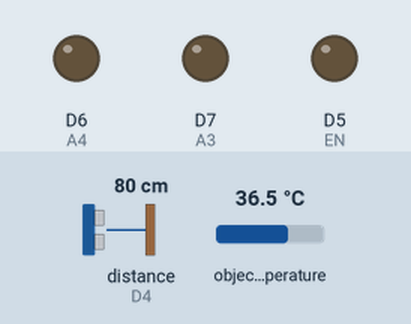
A sketch run on a simulated ESP8266 (NodeMCU). Shown: output pins drawn as LEDs (lit = HIGH). Wiring (inferred from the names in the program): ultrasonic range finder: trigger D3; echo D4. The inputs (shaded band) are chosen by the test bench; at power-on: distance to the obstacle (sensor on D4) 80 cm, object temperature 36.5 °C. The echo pulse lasts 58.3 µs per cm; WiFi joins after 1.5 s; servers stay silent unless stated; uploads are accepted with an empty reply; pins used as bus, display or sensor lines are not drawn; what the sketch prints to the serial monitor is not drawn.

Above: at 3.2 s.
3.3 s: distance to the obstacle (sensor on D4) set to 2 cm
8.7 s: object temperature set to 35.9 °C
13.6 s: object temperature set to 35 °C
At 18.2 s:
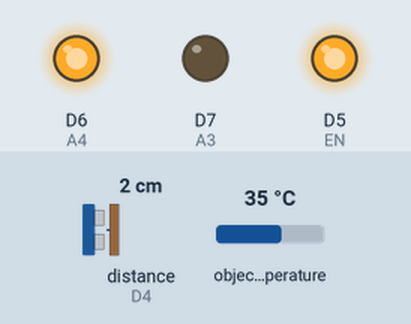
At 24.0 s:
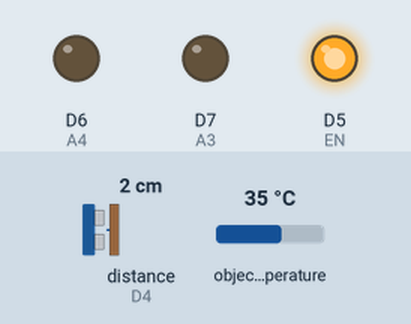
Timing chart, 0 to 72.3 s (numbered marks = the images above; inputs shaded):
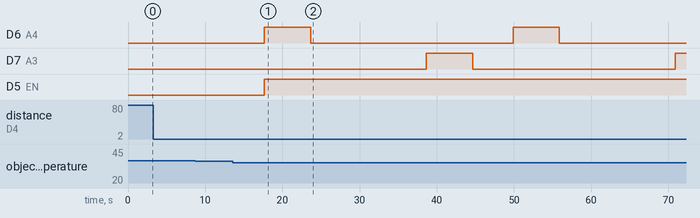

The sketch:

pintu_masuk.ino
```cpp
#include <Wire.h>
//#include <Servo.h>
//Servo myservo;
#include <Adafruit_MLX90614.h>
#include <ESP8266WiFi.h>
#include <ESP8266HTTPClient.h>
#define echoPin D4 //Echo Pin
#define trigPin D3 //Trigger Pin
Adafruit_MLX90614 mlx = Adafruit_MLX90614();
const byte RATE_SIZE = 10;
float rates[RATE_SIZE];
long duration, distance;
const char* ssid = "RealmeX";
const char* password = "samueljose";
//int Rselenoid = 8;
//int servo = 9;
float suhu=0;
byte rateSpot = 0;
bool cek_body=false;
unsigned long timer =0;
int EN = D5;
int A4 = D6;
int A3 = D7;
void setup() {
  Serial.begin(9600);
  pinMode(EN , OUTPUT);
  pinMode(A4 , OUTPUT);
  pinMode(A3 , OUTPUT);
//  while (!Serial);  // For Yun/Leo/Micro/Zero/...

  WiFi.begin(ssid, password);

  while (WiFi.status() != WL_CONNECTED) {
//
 Serial.print("Connecting... ");
  delay(1000);
}
  pinMode(trigPin, OUTPUT);
  pinMode(echoPin, INPUT);
//  pinMode(Rselenoid, OUTPUT);
//  pinMode(servo, OUTPUT);
//  Serial.println("Adafruit MLX90614 test");
  mlx.begin();
//  myservo.attach(servo);
}

void loop() {
  if (WiFi.status() == WL_CONNECTED) {

    HTTPClient http;
    http.useHTTP10(true);
    digitalWrite(trigPin, LOW);delayMicroseconds(2);
    digitalWrite(trigPin, HIGH);delayMicroseconds(10);
    digitalWrite(trigPin, LOW);
    duration = pulseIn(echoPin, HIGH);
    distance = duration/58.2;
    +Serial.println(distance);

    if(distance>1 &&distance<=7){
      timer = millis();
      Serial.println("object terdeteksi");
      while(millis()-timer<1000){
        float suh = mlx.readObjectTempC();
        Serial.println(suh);
            rates[rateSpot++] = suh;
            rateSpot %= RATE_SIZE;
            delay(20);
        }
        suhu = 0;
            for (byte x = 0 ; x < RATE_SIZE ; x++){
              suhu += rates[x];
            }
            suhu /= RATE_SIZE;
            suhu = suhu +2;
      cek_body = true;
    }
    else{
      cek_body = false;
    }
    Serial.print("Suhu tubuh  = ");
    Serial.println(suhu);
    if(cek_body && suhu < 32 ){
      http.begin("http://192.168.43.238/adminlte/updatejson.php?data=A,"+ String(suhu,2) +",3,");
      http.GET();
      Serial.println("error");
    }
    else if(cek_body && suhu >=32 && suhu <37.4 ){
      http.begin("http://192.168.43.238/adminlte/updatejson.php?data=A,"+ String(suhu,2) +",1,");
      http.GET();
      Serial.println("aman");
      digitalWrite(EN,HIGH);
      digitalWrite(A3,LOW);
      digitalWrite(A4,HIGH);
      delay(6000);
      digitalWrite(A3,LOW);
      digitalWrite(A4,LOW);

      delay(15000);
      digitalWrite(A3,HIGH);
      digitalWrite(A4,LOW);
      delay(6000);
      digitalWrite(A3,LOW);
      digitalWrite(A4,LOW);
    }
    else if(cek_body &&suhu >37.4 ){
      http.begin("http://192.168.43.238/adminlte/updatejson.php?data=A,"+ String(suhu,2) +",2,");
      http.GET();
      Serial.println("Terdeteksi COVID");
    }
  http.end();
  }

delay(4000);
}
```

Measured:
- the behaviour switches between 35.5 and 35.4 °C on object temperature (found by bisection; images 0 and 1)
- after the input at 3.3 s, every drawn part: stays the same
- after the input at 8.7 s, every drawn part: stays the same
- after the input at 13.6 s, D6 (A4): alternates HIGH for 6.0 s and LOW for 26.2 s, starting after 4.1 s; D7 (A3): LOW → HIGH after 25.1 s, → LOW 6.0 s later, → HIGH 26.2 s later; D5 (EN): LOW → HIGH after 4.1 s
